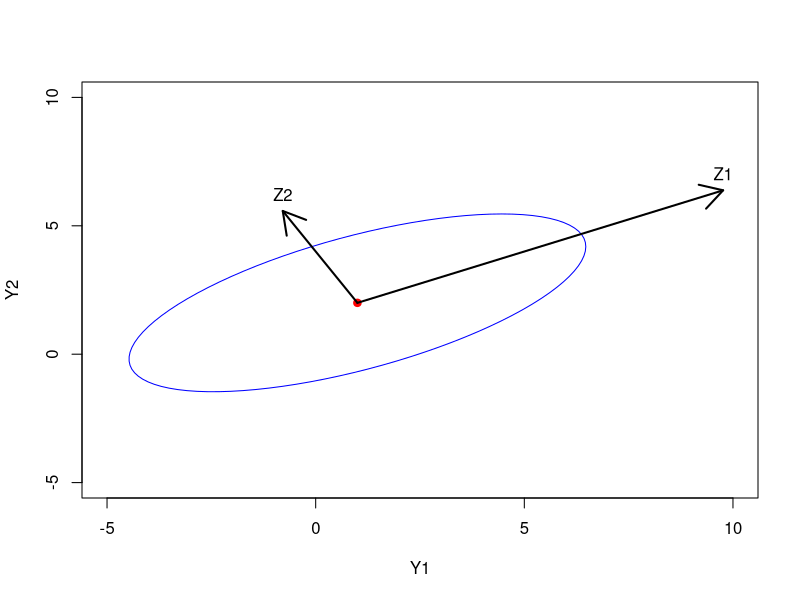

Here is the R script that generated this plot:
library(ellipse)
library(plotrix)
mean_vector <- c(1,2)
cov_matrix <- matrix(c(5,2,2,2), nrow = 2)
ellipse_points <- ellipse(cov_matrix, centre = mean_vector, level = 0.95)
plot(NA, xlim = c(-5, 10), ylim = c(-5, 10), xlab = 'Y1', ylab = 'Y2')
lines(ellipse_points, type = 'l', col = 'blue')
points(mean_vector[1], mean_vector[2], col = 'red', pch = 19)
eigen_decomp <- eigen(cov_matrix)
eigenvalues <- eigen_decomp$values
eigenvectors <- - eigen_decomp$vectors
long_axis_length <- 4 * sqrt(eigenvalues[1])
short_axis_length <- 4 * sqrt(eigenvalues[2])
arrows(mean_vector[1], mean_vector[2], mean_vector[1] + eigenvectors[1,1] * long_axis_length, mean_vector[2] + eigenvectors[2,1] * long_axis_length, col = 'black', lwd = 2)
arrows(mean_vector[1], mean_vector[2], mean_vector[1] + eigenvectors[1,2] * short_axis_length, mean_vector[2] + eigenvectors[2,2] * short_axis_length, col = 'black', lwd = 2)
text(mean_vector[1] + eigenvectors[1,1] * long_axis_length, mean_vector[2] + eigenvectors[2,1] * long_axis_length, labels = "Z1", pos = 3, col = 'black')
text(mean_vector[1] + eigenvectors[1,2] * short_axis_length, mean_vector[2] + eigenvectors[2,2] * short_axis_length, labels = "Z2", pos = 3, col = 'black')
